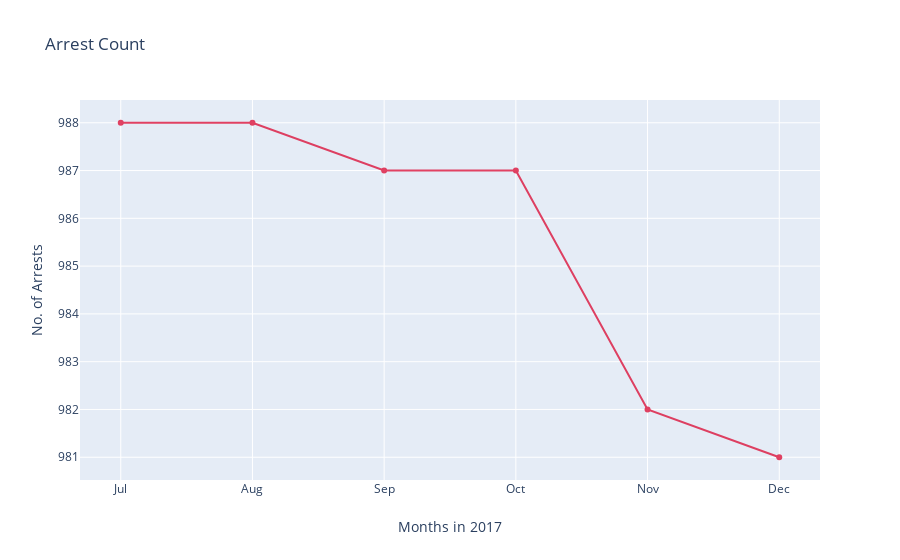

This figure's notebook cell:
### Markdown cell above
Time series analysis of Arrest in New york

### Code cell
fig = go.Figure()
fig.add_trace(
    go.Scatter(
        x= ["Jul","Aug","Sep","Oct","Nov","Dec"],
        y= nyarrest.Date.value_counts().tolist(),
        line_color='crimson',
        opacity=0.8,
    )
)
fig.update_layout(
    title="Arrest Count",
    xaxis_title="Months in 2017",
    yaxis_title="No. of Arrests",
)
    
fig.show()

### Figure 1 — Plotly figure (JSON) as saved in the notebook; plotly's stock layout.template omitted (floating-point values rounded to 4 significant figures; data arrays with more than 128 entries replaced by an {"elided": "..."} marker saying what was removed)
{"data": [{"line": {"color": "crimson"}, "opacity": 0.8, "type": "scatter", "x": ["Jul", "Aug", "Sep", "Oct", "Nov", "Dec"], "y": {"elided": "184 int values"}}], "layout": {"title": {"text": "Arrest Count"}, "xaxis": {"title": {"text": "Months in 2017"}}, "yaxis": {"title": {"text": "No. of Arrests"}}}}
